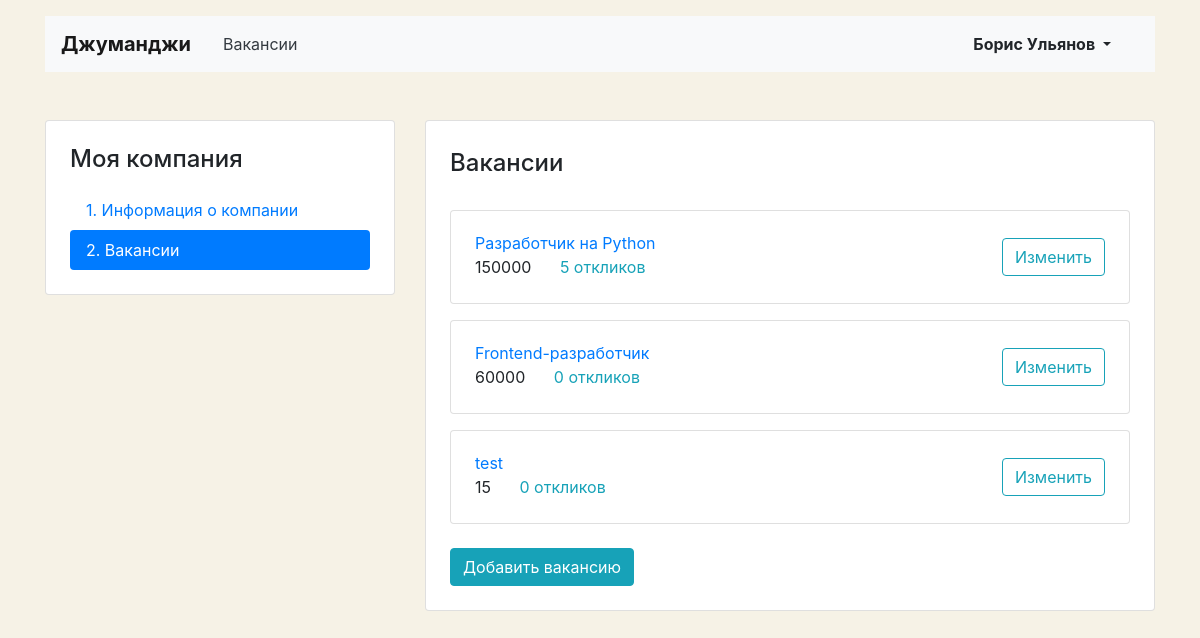
The page /mycompany/vacancies/ (signed in) on the database as committed earlier.
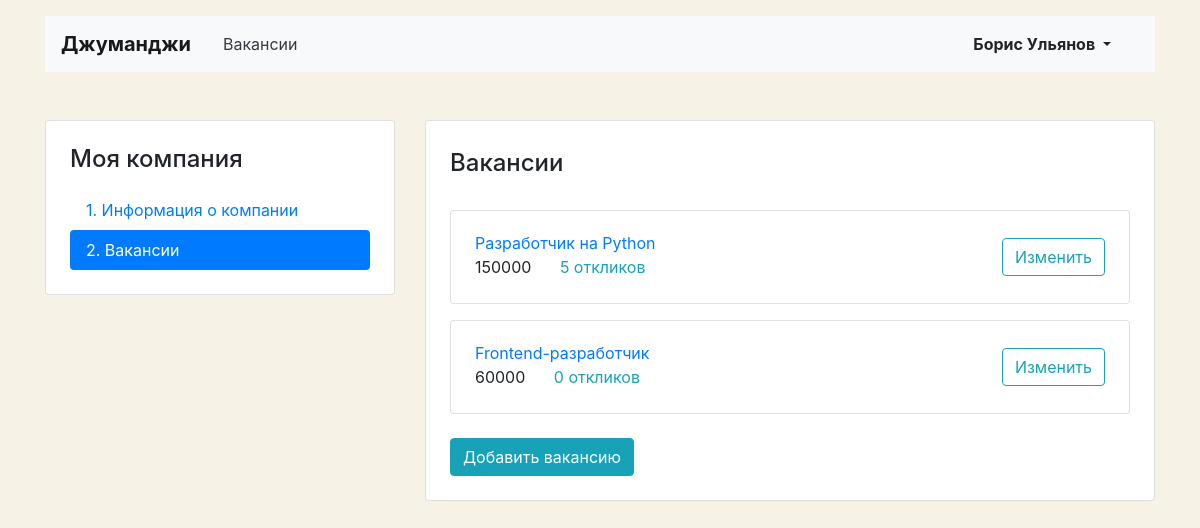
The same page on the database as committed later.
### vacancies/models.py (models this page shows, shortened)
class Vacancy(models.Model):
    title = models.CharField(max_length=50, verbose_name='Название вакансии')
    specialty = models.ForeignKey('Specialty', related_name="vacancies", on_delete=models.CASCADE,
                                  verbose_name='Специализация')
    company = models.ForeignKey('Company', related_name="vacancies", on_delete=models.CASCADE)
    skills = models.CharField(max_length=200, verbose_name='Требуемые навыки')
    description = models.TextField(verbose_name='Описание вакансии')
    salary_min = models.IntegerField(verbose_name='Зарплата от')
    salary_max = models.IntegerField(verbose_name='Зарплата до')
    published_at = models.DateField(default=timezone.now)

### vacancies/views.py (the view)
# urls.py: path('mycompany/vacancies/', views.ListVacanciesCompanyView.as_view(), name='list_vacancies_company'),
class ListVacanciesCompanyView(LoginRequiredMixin, View):
    def get(self, request):
        vacancies_by_company = Vacancy.objects.filter(company__owner_id=self.request.user)
        return render(request, 'vacancies/vacancy-list.html', {'vacancies_by_company': vacancies_by_company})

### vacancies/templatetags/ru_pluralize.py (called while the page is built)
@register.filter()
def ru_pluralize(number: Union[int, str], arg: str = 'дурак,дурака,дураков'):
    nominative_singular, genitive_singular, genitive_plural = arg.split(',')
    number = abs(int(number))
    if 10 <= number % 100 <= 20:
        return f'{number} {genitive_plural}'
    if number % 10 == 1:
        return f'{number} {nominative_singular}'
    if 2 <= number % 10 <= 4:
        return f'{number} {genitive_singular}'
    return f'{number} {genitive_plural}'

### vacancies/templates/vacancies/vacancy-list.html (shortened to what this page needs)
{% extends 'vacancies/base_my_company.html' %}
{% load ru_pluralize %}
{% block content %}
  <main class="container mt-3 pb-5">
    <div class="row mt-5">
      <div class="col-12 col-lg-4">
        <aside class="pt-3 pb-4 px-4 mb-5 card">
          <h1 class="h4 pt-2 pb-2">Моя компания</h1>
          <div class="nav flex-column nav-pills" id="v-pills-tab" role="tablist" aria-orientation="vertical">
            <a class="nav-link" href="{% url 'edit_company' %}">1. Информация о&nbsp;компании</a>
            <a class="nav-link active" href="{% url 'list_vacancies_company' %}">2. Вакансии</a>
          </div>
        </aside>
      </div>
      <div class="col-12 col-lg-8">
        <div class="card">
          <div class="card-body px-4 pb-4">
            <section class="tab-pane fade show active">
              <h2 class="h4 pt-2 pb-3">Вакансии</h2>
            {% for vacancy in vacancies_by_company %}
              <div class="card mt-3">
                <div class="card-body px-4">
                  <div class="row align-items-center">
                    <div class="col-6 col-lg-8">
                      <a href="{% url 'vacancy' vacancy.id %}" class="mb-1">{{ vacancy.title }}</a>
                      <p class="mb-1">
                        <span class="mr-4">{{ vacancy.salary_max }}
                        </span><a href="{% url 'edit_vacancy_company' vacancy.pk %}" class="text-info">
                          {{ vacancy.applications.count|ru_pluralize:'отклик,отклика,откликов' }}</a>
                      </p>
                    </div>
                    <div class="col-6 col-lg-4 text-right">
                      <a href="{% url 'edit_vacancy_company' vacancy.pk %}" class="btn btn-outline-info">Изменить</a>
                    </div>
                  </div>
                </div>
              </div>
            {% endfor %}
            </section>
            <div class="mt-4 text-left">
                <a href="{% url 'create_vacancy_company' %}" class="btn btn-info">Добавить вакансию</a>
            </div>
          </div>
        </div>
      </div>
    </div>
  </main>
{% endblock %}

Rows that differ between the two databases and show on the page:
removed Vacancy: title "test", salary_max "15", applications.count|ru_pluralize "0 откликов"
